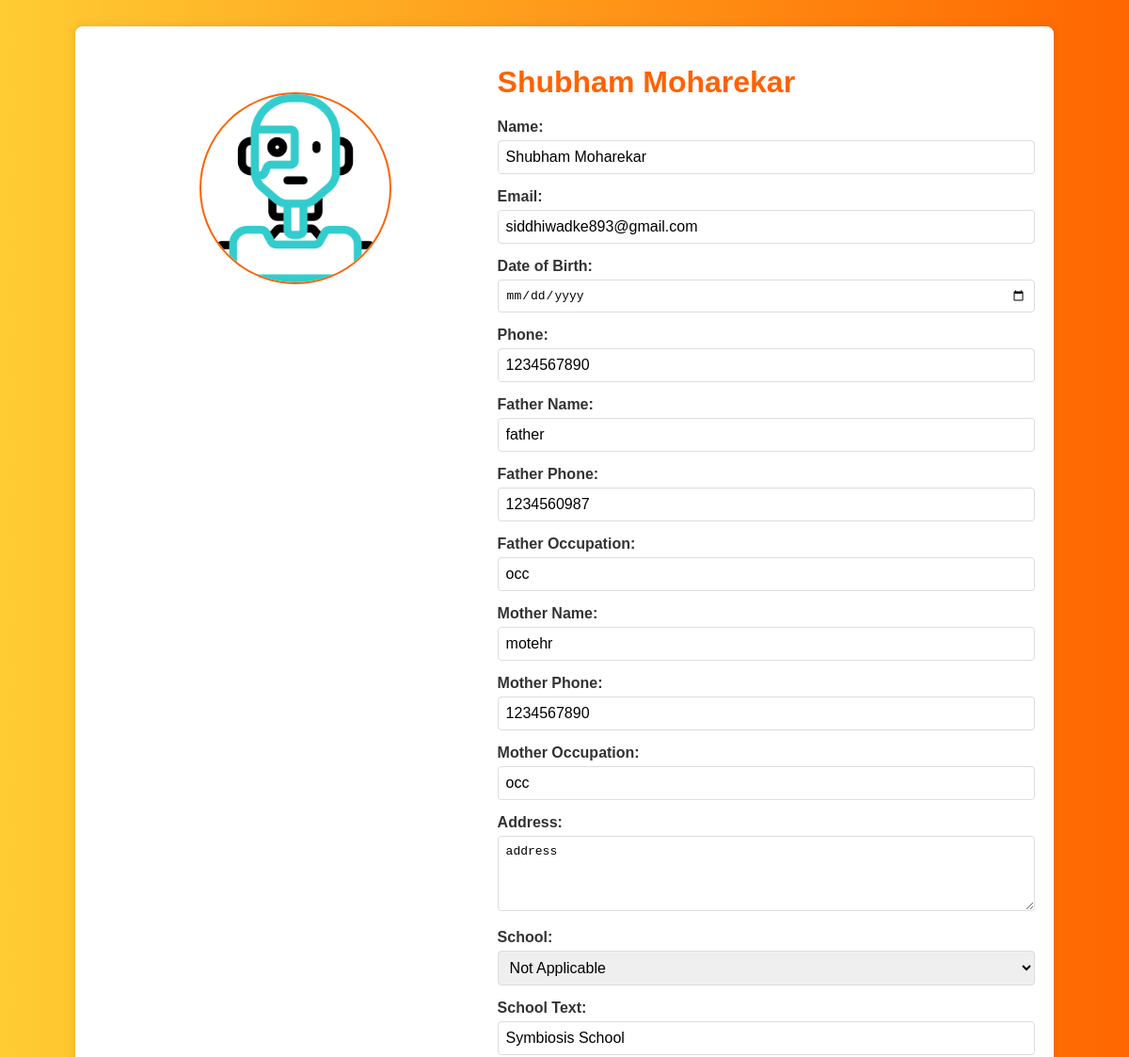
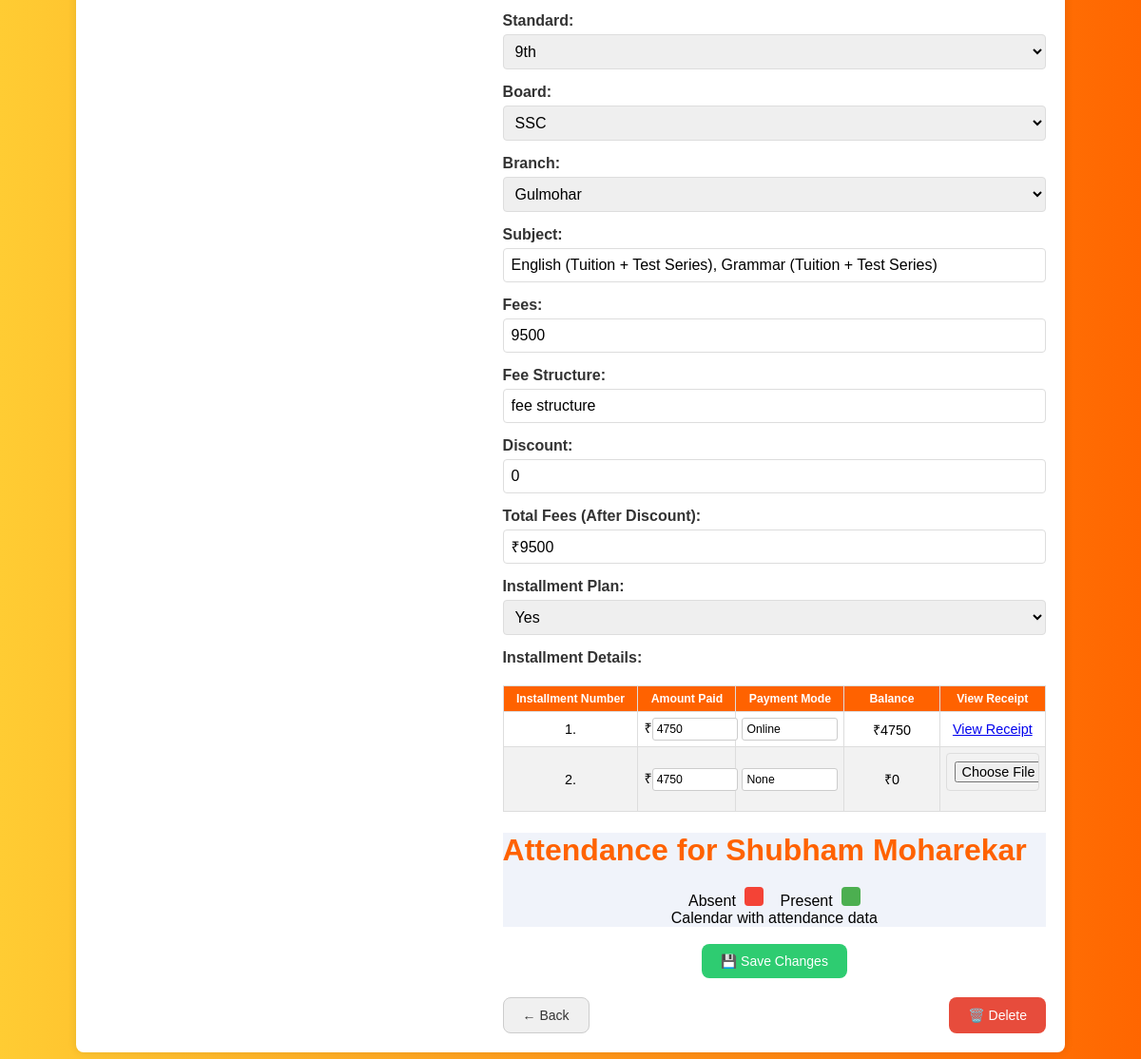
/update_student/3 (signed in), run on the app's committed database (2 pictures, top to bottom).
### tuition_app/models.py (models this page shows, shortened)
class StudentRegistration(models.Model):
    def unique_filename(instance, filename):
        ext = filename.split('.')[-1]
        filename = f"{int(time.time())}.{ext}"
        return os.path.join('payment_proofs/', filename)
    PAYMENT_CHOICES = [
        ('online', 'Online'),
        ('cash', 'Cash'),
    ]
    STANDARD_CHOICES = [
        ('8', '8th'),
        ('9', '9th'),
        ('10', '10th'),
        ('12', '12th'),
    ]
    BOARD_CHOICES = [
        ('CBSE', 'CBSE'),
        ('SSC', 'SSC'),
        ('HSC', 'HSC'),
    ]
    SUBJECT_CHOICES = [
        ('English (Tuition + Test Series)', 'English (Tuition + Test Series)'),
        ('Social Studies (Tuition + Test Series)', 'Social Studies (Tuition + Test Series)'),
        ('Grammar (Tuition + Test Series)', 'Grammar (Tuition + Test Series)'),
        ('English (Test Series)', 'English (Test Series)'),
        ('Social Studies (Test Series)', 'Social Studies (Test Series)'),
    ]
    BRANCH_CHOICES = [
        ('Gulmohar', 'Gulmohar'),
        ('Market Yard', 'Market Yard'),
    ]
    SCHOOL_CHOICES = [
        ('Saint Michael School', 'Saint Michael School'),
        ('Orchid School', 'Orchid School'),
        ('Sai Angel School', 'Sai Angel School'),
        ('Icon Public School', 'Icon Public School'),
        ('Takshila School', 'Takshila School'),
        ('Podar School', 'Podar School'),
        ('Auxilium Convent School', 'Auxilium Convent School'),
        ('Sacred Heart Convent School', 'Sacred Heart Convent School'),
        ('Ashokbhau Firodia School', 'Ashokbhau Firodia School'),
        ('Athare Patil School', 'Athare Patil School'),
        ('Other', 'Other'),
    ]
    INSTALLMENT_PLAN_CHOICES = [
        ('yes', 'Yes'),
        ('no', 'No'),
    ]
    name = models.CharField(max_length=100)
    phone = models.CharField(max_length=10)
    email = models.EmailField(max_length=254, null=True, blank=True)
    father_name = models.CharField(max_length=100)
    father_phone = models.CharField(max_length=10)
    father_occupation = models.CharField(max_length=50)
    mother_name = models.CharField(max_length=100)
    mother_phone = models.CharField(max_length=10)
    mother_occupation = models.CharField(max_length=50)
    address = models.TextField()
    dob = models.DateField(default=datetime.date.today)
    img = models.ImageField(upload_to='student_img/', default='student_img/fallback.png', blank=True)
    standard = models.CharField(max_length=2, choices=STANDARD_CHOICES)
    board = models.CharField(max_length=4, choices=BOARD_CHOICES)
    school = models.CharField(max_length=50, choices=SCHOOL_CHOICES, null=True, blank=True)
    school_text = models.CharField(max_length=100, blank=True, null=True, default = "NA")
    branch = models.CharField(max_length=20, choices=BRANCH_CHOICES)
    subject = MultiSelectField(choices=SUBJECT_CHOICES, max_length=1000)
    fees = models.IntegerField()
    fee_structure = models.TextField()
    installment_plan = models.CharField(max_length=3, choices=INSTALLMENT_PLAN_CHOICES)
    discount = models.IntegerField(default=0, null=True, blank=True)
    amount1 = models.IntegerField(null=True, blank=True)
    amount2 = models.IntegerField(default = 0, null=True, blank=True)
    payment_mode1 = models.CharField(max_length=10, choices=PAYMENT_CHOICES)
    payment_mode2 = models.CharField(max_length=10, choices=PAYMENT_CHOICES, default= None, null=True, blank=True)
    payment_proof1 = models.FileField(upload_to=unique_filename, null=True, blank=True)
    payment_proof2 = models.FileField(upload_to=unique_filename, null=True, blank=True, default=None)
    full_fee_paid = models.BooleanField(null = True, blank=True)

### tuition_app/views.py (the view, shortened to what this page needs)
# urls.py: path('update_student/<int:student_id>', views.update_student, name="update_student")
@login_required
def update_student(request, student_id):
    student = StudentRegistration.objects.get(id = student_id)
    context = {
        'student': student,
    }
    return render(request, 'tuition_app/student_detail.html', context)

### tuition_app/templates/tuition_app/student_detail.html (shortened to what this page needs)
{% load static %}
<!DOCTYPE html>
<html lang="en">
<head>
    <link href='https://unpkg.com/boxicons@2.0.7/css/boxicons.min.css' rel='stylesheet'>
    <link rel="stylesheet" href="{% static 'tuition_app/css/glanceyear.css' %}">
</head>
<body>
    <div class="container">
        <div class="profile-image">
            <img src="{{student.img.url}}" alt="{{student.name}}" />
        </div>
        <div class="student-details">
            <h1>{{ student.name }}</h1>
            <form method="POST" action="{% url 'tuition_app:update_student' student.id %}" enctype="multipart/form-data">
                <label for="name">Name:</label>
                <input type="text" id="name" name="name" value="{{ student.name }}" required>
                <label for="email">Email:</label>
                <input type="text" id="email" name="email" value="{{ student.email }}" required>
                <label for="dob">Date of Birth:</label>
                <input type="date" id="dob" name="dob" value="{{dob}}" required>
                <label for="phone">Phone:</label>
                <input type="text" id="phone" name="phone" value="{{ student.phone }}" required>
                <label for="father_name">Father Name:</label>
                <input type="text" id="father_name" name="father_name" value="{{ student.father_name }}" required>
                <label for="father_phone">Father Phone:</label>
                <input type="text" id="father_phone" name="father_phone" value="{{ student.father_phone }}" required>
                <label for="father_occupation">Father Occupation:</label>
                <input type="text" id="father_occupation" name="father_occupation" value="{{ student.father_occupation }}" required>
                <label for="mother_name">Mother Name:</label>
                <input type="text" id="mother_name" name="mother_name" value="{{ student.mother_name }}" required>
                <label for="mother_phone">Mother Phone:</label>
                <input type="text" id="mother_phone" name="mother_phone" value="{{ student.mother_phone }}" required>
                <label for="mother_occupation">Mother Occupation:</label>
                <input type="text" id="mother_occupation" name="mother_occupation" value="{{ student.mother_occupation }}" required>
                <label for="address">Address:</label>
                <textarea id="address" name="address" required>{{ student.address }}</textarea>
                <label for="school">School:</label>
                <select id="school" name="school">
                    <option value="" {% if not student.school %}selected{% endif %}>Not Applicable</option>
                </select>
                <label for="school_text">School Text:</label>
                <input type="text" id="school_text" name="school_text" value="{{ student.school_text }}">
                <label for="standard">Standard:</label>
                <select id="standard" name="standard" required>
                    <option value="9" {% if student.standard == "9" %}selected{% endif %}>9th</option>
                </select>
                <label for="board">Board:</label>
                <select id="board" name="board" required>
                    <option value="SSC" {% if student.board == "SSC" %}selected{% endif %}>SSC</option>
                </select>
                <label for="branch">Branch:</label>
                <select id="branch" name="branch" required>
                    <option value="Gulmohar" {% if student.branch == "Gulmohar" %}selected{% endif %}>Gulmohar</option>
                </select>
                <label for="subject">Subject:</label>
                <input type="text" id="subject" name="subject" value="{{ student.subject }}" required>
                <label for="fees">Fees:</label>
                <input type="number" id="fees" name="fees" value="{{ student.fees }}" required readonly>
                <label for="fee_structure">Fee Structure:</label>
                <input type="text" id="fee_structure" name="fee_structure" value="{{ student.fee_structure }}" required>
                <label for="discount">Discount:</label>
                <input type="number" id="discount" name="discount" value="{{ student.discount }}" min="0" required>
                <label for="total_fees">Total Fees (After Discount):</label>
                <input type="text" id="total_fees" name="total_fees" value="" readonly>
                <label for="installment_plan">Installment Plan:</label>
                <select id="installment_plan" name="installment_plan" required>
                    <option value="yes" {% if student.installment_plan == "yes" %}selected{% endif %}>Yes</option>
                </select>
                <label>Installment Details:</label>
                <div class="installment-table-wrapper">
                    <table class="installment-table">
                        <thead>
                            <tr>
                                <th>Installment Number</th>
                                <th>Amount Paid</th>
                                <th>Payment Mode</th>
                                <th>Balance</th>
                                <th>View Receipt</th>
                            </tr>
                        </thead>
                        <tbody>
                            <tr>
                                <td>1.</td>
                                <td>
                                    ₹<input type="number" id="amount1" name="amount1" value="{{ student.amount1 }}" min="0" step="1">
                                </td>
                                <td>
                                    <input type="text" id="payment_mode1" name="payment_mode1" value="{{ student.payment_mode1|capfirst }}">
                                </td>
                                <td id="balance-1">₹0</td>
                                <td>
                                    {% if student.payment_proof1 %}
                                        <a href="{{ student.payment_proof1.url }}" target="_blank">View Receipt</a>
                                    {% else %}
                                        N/A
                                    {% endif %}
                                </td>
                            </tr>
                            <tr>
                                <td>2.</td>
                                <td>
                                    ₹<input type="number" id="amount2" name="amount2" value="{{ student.amount2 }}" min="0" step="1">
                                </td>
                                <td>
                                    <input type="text" id="payment_mode2" name="payment_mode2" value="{{ student.payment_mode2|capfirst }}">
                                </td>
                                <td id="balance-2">₹0</td>
                                <td>
                                    {% if student.payment_proof2 %}
                                        <a href="{{ student.payment_proof2.url }}" target="_blank">View Receipt</a>
                                    {% else %}
                                        <input type="file" id="payment_proof2" name="payment_proof2">
                                    {% endif %}
                                </td>
                            </tr>
                        </tbody>
                    </table>
                </div>
                <div class="heat-map" style="background-color: #f0f3fa">
                    <div class="glanceyear-container">
                        <h1 class="glanceyear-header">Attendance for {{ student.name }}
                        </h1>
                        <div class="glanceyear-summary">
                            <div class="glanceyear-legend">
                                Absent&nbsp;
                                <span style="background-color: #F44336; width:20px; height:20px; display:inline-block; border-radius:4px;"></span>
                                &nbsp;&nbsp;
                                Present&nbsp;
                                <span style="background-color: #4CAF50; width:20px; height:20px; display:inline-block; border-radius:4px;"></span>
                            </div>
                            Calendar with attendance data <br>
                        </div>
                    </div>
                </div>
                <br>
                <button type="submit" class="btn btn-save">💾 Save Changes</button>
            </form>
            <div class="button-group">
                <a href="{% url 'tuition_app:filter_students' %}" class="btn btn-grey">← Back</a>
                <button class="btn btn-red" onclick="showConfirmPopup('{% url 'tuition_app:delete_student' student.id %}')">🗑️ Delete</button>
            </div>
        </div>
    </div>
</body>
</html>

### tuition_app/static/tuition_app/css/glanceyear.css (style rules this page uses)
body { font-family: inter, serif; }
.glanceyear-container { font-family: Arial, sans-serif; }

### tuition_app/templates/tuition_app/student_detail.html (style rules this page uses)
body { font-family: Arial, sans-serif; background: linear-gradient(to right, #ffcc33, #ff6600); text-align: center; padding: 20px; }
.container { max-width: 1000px; margin: 0 auto; background: white; padding: 20px; border-radius: 8px; box-shadow: 0 0 10px rgba(0, 0, 0, 0.1); display: flex; justify-content: space-between; align-items: flex-start; }
h1 { text-align: left; color: #ff6200; margin-bottom: 20px; }
.profile-image { width: 45%; text-align: center; margin-top: 50px; }
.profile-image img { width: 200px; height: 200px; border-radius: 50%; object-fit: cover; border: 2px solid #ff6200; margin-bottom: 10px; }
.student-details { width: 60%; }
.student-details form { margin-top: 10px; }
.student-details label { display: block; margin-bottom: 5px; font-weight: bold; color: #333; text-align: left; }
.student-details input, .student-details select, .student-details textarea { width: 100%; padding: 8px; margin-bottom: 15px; border: 1px solid #ddd; border-radius: 4px; box-sizing: border-box; font-size: 1em; }
.student-details textarea { height: 80px; resize: vertical; }
.student-details .button-group { display: flex; justify-content: space-between; margin-top: 20px; }
.installment-table-wrapper { overflow-x: auto; margin-top: 20px; }
.installment-table { width: 100%; border-collapse: collapse; font-size: 0.9em; }
.installment-table th, .installment-table td { border: 1px solid #ddd; padding: 6px; text-align: center; white-space: nowrap; }
.installment-table th { background-color: #ff6200; color: white; font-size: 0.85em; }
.installment-table tr:nth-child(even) { background-color: #f2f2f2; }
.installment-table th:nth-child(1), .installment-table td:nth-child(1) { width: 15%; }
.installment-table th:nth-child(2), .installment-table td:nth-child(2) { width: 15%; }
.installment-table th:nth-child(3), .installment-table td:nth-child(3) { width: 15%; }
.installment-table th:nth-child(4), .installment-table td:nth-child(4) { width: 15%; }
.installment-table th:nth-child(5), .installment-table td:nth-child(5) { width: 15%; }
.installment-table input[type="number"], .installment-table input[type="text"] { width: 100%; padding: 4px; margin: 0; border: 1px solid #ccc; border-radius: 3px; font-size: 0.85em; }
.button-group { display: flex; gap: 15px; justify-content: flex-end; margin-top: 20px; }
.btn { display: inline-block; padding: 10px 20px; font-size: 14px; font-weight: 500; border: none; border-radius: 8px; text-decoration: none; cursor: pointer; transition: all 0.2s ease-in-out; }
.btn-grey { background-color: #f0f0f0; color: #333; border: 1px solid #ccc; }
.btn-red { background-color: #e74c3c; color: white; }
.btn-save { background-color: #2ecc71; color: white; }

### data on the page
StudentRegistration: img (picture), name "Shubham Moharekar", email "siddhiwadke893@gmail.com", phone "1234567890", father_name "father", father_phone "1234560987", father_occupation "occ", mother_name "motehr", mother_phone "1234567890", mother_occupation "occ", address "address", school_text "Symbiosis School", standard "9th", board "SSC", branch "Gulmohar", subject "English (Tuition + Test Series), Grammar (Tuition + Test Series)", fees "9500", fee_structure "fee structure", discount "0", installment_plan "Yes", amount1 "4750", payment_mode1 "Online", amount2 "4750", payment_mode2 "None"
